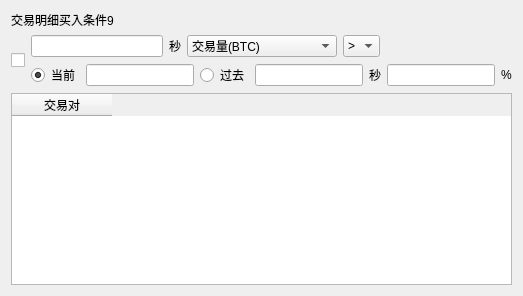
         <widget class="QWidget" name="widget_9" native="true">
          <layout class="QVBoxLayout" name="verticalLayout_22">
           <item>
            <widget class="QLabel" name="label_44">
             <property name="text">
              <string>交易明细买入条件9</string>
             </property>
            </widget>
           </item>
           <item>
            <layout class="QHBoxLayout" name="horizontalLayout_28">
             <item>
              <widget class="QCheckBox" name="cb_buyQuantitative_9">
               <property name="text">
                <string/>
               </property>
              </widget>
             </item>
             <item>
              <layout class="QVBoxLayout" name="verticalLayout_23">
               <item>
                <layout class="QHBoxLayout" name="horizontalLayout_29">
                 <item>
                  <widget class="QLineEdit" name="edt_param_1_9"/>
                 </item>
                 <item>
                  <widget class="QLabel" name="label_30">
                   <property name="text">
                    <string>秒</string>
                   </property>
                  </widget>
                 </item>
                 <item>
                  <widget class="QComboBox" name="cb_quan_type_9">
                   <property name="minimumSize">
                    <size>
                     <width>150</width>
                     <height>0</height>
                    </size>
                   </property>
                   <item>
                    <property name="text">
                     <string>交易量(BTC)</string>
                    </property>
                   </item>
                   <item>
                    <property name="text">
                     <string>交易次数</string>
                    </property>
                   </item>
                  </widget>
                 </item>
                 <item>
                  <widget class="QComboBox" name="cb_param_2_9">
                   <item>
                    <property name="text">
                     <string>&gt;</string>
                    </property>
                   </item>
                   <item>
                    <property name="text">
                     <string>&lt;</string>
                    </property>
                   </item>
                  </widget>
                 </item>
                 <item>
                  <spacer name="horizontalSpacer_9">
                   <property name="orientation">
                    <enum>Qt::Horizontal</enum>
                   </property>
                   <property name="sizeHint" stdset="0">
                    <size>
                     <width>40</width>
                     <height>20</height>
                    </size>
                   </property>
                  </spacer>
                 </item>
                </layout>
               </item>
               <item>
                <layout class="QHBoxLayout" name="horizontalLayout_30">
                 <item>
                  <widget class="QRadioButton" name="radio_param_31_9">
                   <property name="text">
                    <string>当前</string>
                   </property>
                   <property name="checked">
                    <bool>true</bool>
                   </property>
                  </widget>
                 </item>
                 <item>
                  <widget class="QLineEdit" name="edt_Param_41_9"/>
                 </item>
                 <item>
                  <widget class="QRadioButton" name="radio_param_32_9">
                   <property name="text">
                    <string>过去</string>
                   </property>
                  </widget>
                 </item>
                 <item>
                  <widget class="QLineEdit" name="edt_Param_42_9"/>
                 </item>
                 <item>
                  <widget class="QLabel" name="label_31">
                   <property name="text">
                    <string>秒</string>
                   </property>
                  </widget>
                 </item>
                 <item>
                  <widget class="QLineEdit" name="edt_Param_5_9"/>
                 </item>
                 <item>
                  <widget class="QLabel" name="label_32">
                   <property name="text">
                    <string>%</string>
                   </property>
                  </widget>
                 </item>
                </layout>
               </item>
              </layout>
             </item>
            </layout>
           </item>
           <item>
            <widget class="QTableWidget" name="tab_buyQuantitative_9">
             <property name="sortingEnabled">
              <bool>true</bool>
             </property>
             <column>
              <property name="text">
               <string>交易对</string>
              </property>
             </column>
            </widget>
           </item>
          </layout>
         </widget>
